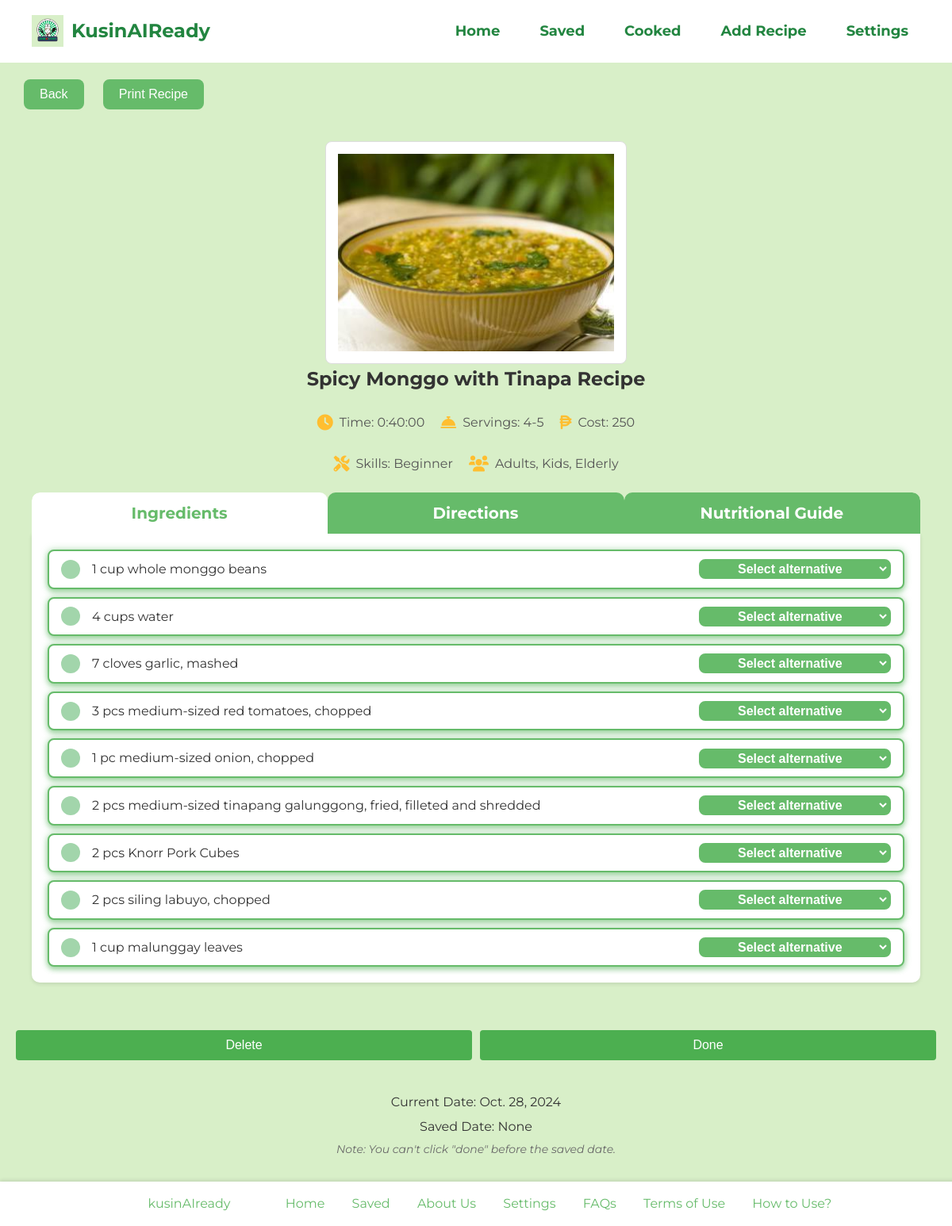
The app's page /saveddish/32/ (signed in) with its own data.
### kusinaiapp/models.py (models this page shows, shortened)
class Dish(models.Model):
    id = models.AutoField(primary_key=True)
    dish_name = models.CharField(max_length=200)
    preparation_time = models.DurationField()
    ingredient_list = models.JSONField(null=True, blank=True)  # Allow NULL and blank
    number_of_servings = models.CharField(max_length=50)
    procedure = models.TextField()
    nutritional_guide = models.TextField()
    skills_needed = models.CharField(max_length=200)
    age_range_that_can_eat = models.JSONField()
    cost = models.IntegerField()
    dish_image = models.ImageField(upload_to='dish_images/')
    meal_type = models.ManyToManyField(MealType)
    approved = models.BooleanField(default=False)

### kusinaiapp/views.py (the view, shortened to what this page needs)
# urls.py: path('saveddish/<int:dish_id>/', views.saveddish, name='saveddish'),
@login_required
def saveddish(request, dish_id):
    dish = get_object_or_404(Dish, id=dish_id)
    user = get_object_or_404(AppUser, user=request.user)
    dish_plan = DishPlan.objects.filter(dish=dish, user=user).first()
    ingredients_data = dish.ingredient_list
    ingredients = [(item['ingredient'], item['alternatives']) for item in ingredients_data]
    procedure_steps = dish.procedure.split('\n') if dish.procedure else []
    saved_date = dish_plan.saved_date.strftime("%b. %d, %Y") if dish_plan else None
    current_date = timezone.now().strftime("%b. %d, %Y")  # Format current date similarly
    return render(request, 'saveddish.html', {
        'dish': dish,
        'dish_plan_id': dish_plan.id if dish_plan else None,
        'ingredients': ingredients,
        'procedure_steps': procedure_steps,
        'saved_date': saved_date,  # Pass formatted saved date to the template
        'current_date': current_date,  # Pass the current date to the template
    })

### templates/saveddish.html (shortened to what this page needs)
<!DOCTYPE html>
<html lang="en">
<head>
    {% load static %}
    <link rel="stylesheet" href="{% static 'css/style.css' %}">
    <link rel="stylesheet" href="https://cdnjs.cloudflare.com/ajax/libs/font-awesome/6.0.0-beta3/css/all.min.css">
    <link href="https://cdnjs.cloudflare.com/ajax/libs/font-awesome/6.0.0-beta3/css/all.min.css" rel="stylesheet">
    <link rel="stylesheet" href="https://cdn.jsdelivr.net/npm/flatpickr/dist/flatpickr.min.css">
</head>
<body>
    <header>
        <div class="logo">
            <img src="{% static 'images/logo.png' %}" alt="KusinAIReady Logo">
            KusinAIReady
        </div>
        <div class="nav-menu">
            <div class="nav-links">
                <a href="{% url 'home' %}">Home</a>
                <a href="{% url 'saved' %}">Saved</a>
                <a href="{% url 'cooked' %}">Cooked</a>
                <a href="{% url 'addrecipe' %}">Add Recipe</a>
                <a href="{% url 'settings' %}">Settings</a>
            </div>
        </div>
    </header>
    <main>
        <button class="back-button" onclick="window.history.back()">Back</button>
        <button class="print-button" type="button" onclick="printRecipe()">Print Recipe</button>
        <div class="dish-details">
            <img src="{{ dish.dish_image.url }}" alt="{{ dish.dish_name }}">
            <h1>{{ dish.dish_name }}</h1>
            <div class="dish-details">
                <div class="dish-info">
                    <div class="info-row">
                        <div class="info-item">
                            <span class="icon"><i class="fas fa-clock"></i></span> Time: {{ dish.preparation_time }}
                        </div>
                        <div class="info-item">
                            <span class="icon"><i class="fas fa-concierge-bell"></i></span> Servings: {{ dish.number_of_servings }}
                        </div>
                        <div class="info-item">
                            <span class="icon"><i class="fas fa-peso-sign"></i></span> Cost: {{ dish.cost }}
                        </div>
                    </div>
                    <div class="info-row">
                        <div class="info-item">
                            <span class="icon"><i class="fas fa-tools"></i></span> Skills: {{ dish.skills_needed }}
                        </div>
                        <div class="info-item">
                            <span class="icon"><i class="fas fa-users"></i></span> {{ dish.age_range_that_can_eat|join:", " }}
                        </div>
                    </div>
                </div>
            </div>
        </div>
        <div class="panel">
            <div class="tabs">
                <div class="tab active" onclick="showTab('ingredients')">Ingredients</div>
                <div class="tab" onclick="showTab('directions')">Directions</div>
                <div class="tab" onclick="showTab('nutritional')">Nutritional Guide</div>
            </div>
            <div id="ingredients" class="tab-content ingredients active">
                <div class="ingredient-list">
                    {% for ingredient, alternatives in ingredients %}
                        <div class="ingredient-item" id="ingredient_{{ forloop.counter }}">
                            <label for="checkbox_{{ forloop.counter }}">
                                <span class="ingredient-icon"></span><span class="ingredient-name">{{ ingredient }}</span>
                            </label>
                            {% if alternatives|length > 0 %}
                                <select class="ingredient-alternative" onchange="updateIngredient(this, {{ forloop.counter }}, '{{ ingredient }}')">
                                    <option value="">Select alternative</option>
                                </select>
                            {% endif %}
                        </div>
                    {% endfor %}
                </div>
            </div>
        </div>
        <form id="dish-form" method="POST">
            <div class="button-container">
                <button type="button" onclick="handleAction('delete')">Delete</button>
                <button type="button"
                    onclick="handleAction('done')"
                    {% if saved_date and saved_date > current_date %}disabled{% endif %}>
                    Done
                </button>
            </div>
            <div class="date-info">
                <p>Current Date: {{ current_date }}</p>
                <p>Saved Date: {{ saved_date }}</p>
                <p class="note">Note: You can't click "done" before the saved date.</p>
            </div>
        </form>
    </main>
    <footer>
        <div class="footer-left">kusinAIready</div>
        <div class="footer-right">
            <a href="{% url 'home' %}">Home</a>
            <a href="{% url 'saved' %}">Saved</a>
            <a href="{% url 'about' %}">About Us</a>
            <a href="{% url 'settings' %}">Settings</a>
            <a href="{% url 'faqs' %}">FAQs</a>
            <a href="{% url 'terms' %}">Terms of Use</a>
            <a href="{% url 'tutorial' %}">How to Use?</a>
        </div>
    </footer>
</body>
</html>

### static/css/style.css (style rules this page uses)
body, h1, h2, h3, p, button { margin: 0; padding: 0; box-sizing: border-box; }
body { font-family: 'Montserrat', sans-serif; line-height: 1.6; color: #333; background-color: #D8EFC8; padding-bottom: 60px; margin: 0 auto; max-width: 1200px; }
header { background-color: #ffffff; padding: 15px 40px; display: flex; justify-content: space-between; align-items: center; position: fixed; width: 100%; top: 0; left: 0; z-index: 1000; box-sizing: border-box; }
header .logo { display: flex; align-items: center; font-size: 24px; font-weight: bold; color: #228540; }
header .logo img { width: 40px; height: auto; margin-right: 10px; }
header .nav-menu { display: flex; justify-content: flex-end; flex-grow: 1; position: relative; }
header .nav-links { display: flex; justify-content: center; gap: 20px; }
header .nav-links a { color: #228540; text-decoration: none; padding: 10px 15px; font-weight: bold; font-size: 18px; transition: color 0.3s ease; }
h1 { color: #228540; }
main { padding: 100px 40px 20px; margin: 0 auto; max-width: 1200px; }
footer { background-color: #ffffff; color: #66BB6A; padding: 15px 25px; text-align: center; width: 100%; position: fixed; bottom: 0; left: 0; z-index: 1000; box-shadow: 0 -2px 4px rgba(0, 0, 0, 0.1); }
footer .footer-left, footer .footer-right { display: inline-block; padding: 0 25px; }
footer .footer-right a { color: #66BB6A; text-decoration: none; padding: 0 15px; transition: color 0.3s ease; }
footer::after { content: ""; display: table; clear: both; }
.dish-details img { width: 100px; height: 130px; object-fit: cover; display: block; margin: 0 auto; }
form { display: flex; flex-direction: column; }
form button, .login-card .login-button { width: 100%; padding: 10px; margin: 20px 0; background-color: #4caf50; color: #fff; border: none; border-radius: 4px; cursor: pointer; font-size: 16px; transition: background-color 0.3s ease, transform 0.3s ease; }

### records on screen
Dish: dish_image (placeholder picture), dish_name "Spicy Monggo with Tinapa Recipe", preparation_time "0:40:00", number_of_servings "4-5", cost "250", skills_needed "Beginner", age_range_that_can_eat "Adults, Kids, Elderly"

### other values on screen
{{ ingredient }} "1 cup whole monggo beans" "4 cups water" "7 cloves garlic, mashed" "3 pcs medium-sized red tomatoes, chopped" "1 pc medium-sized onion, chopped" "2 pcs medium-sized tinapang galunggong, fried, filleted and shredded" "2 pcs Knorr Pork Cubes" "2 pcs siling labuyo, chopped" "1 cup malunggay leaves"
{{ current_date }} "Oct. 28, 2024"
{{ saved_date }} "None"
